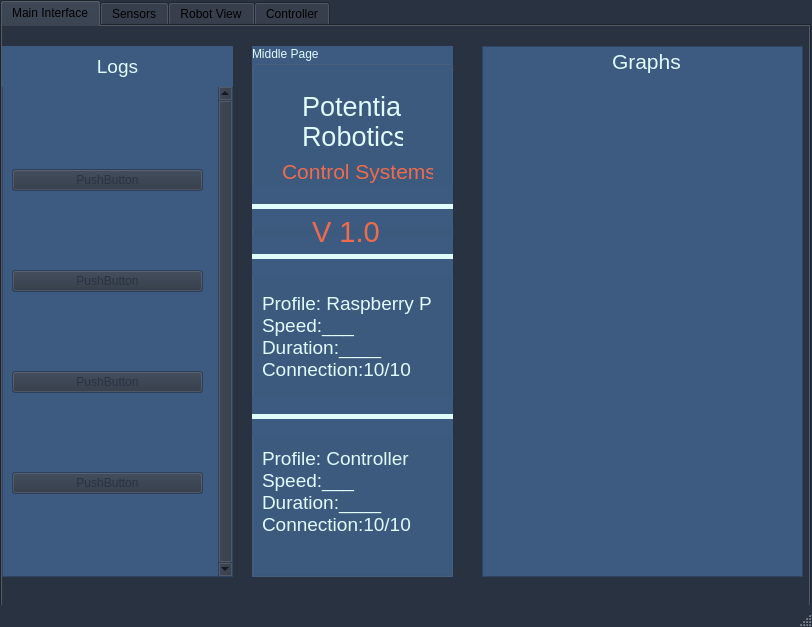
<?xml version="1.0" encoding="UTF-8"?>
<ui version="4.0">
 <class>BaseStation</class>
 <widget class="QMainWindow" name="BaseStation">
  <property name="geometry">
   <rect>
    <x>0</x>
    <y>0</y>
    <width>812</width>
    <height>627</height>
   </rect>
  </property>
  <property name="palette">
   <palette>
    <active>
     <colorrole role="Base">
      <brush brushstyle="SolidPattern">
       <color alpha="255">
        <red>255</red>
        <green>255</green>
        <blue>255</blue>
       </color>
      </brush>
     </colorrole>
     <colorrole role="Window">
      <brush brushstyle="SolidPattern">
       <color alpha="255">
        <red>41</red>
        <green>50</green>
        <blue>65</blue>
       </color>
      </brush>
     </colorrole>
    </active>
    <inactive>
     <colorrole role="Base">
      <brush brushstyle="SolidPattern">
       <color alpha="255">
        <red>255</red>
        <green>255</green>
        <blue>255</blue>
       </color>
      </brush>
     </colorrole>
     <colorrole role="Window">
      <brush brushstyle="SolidPattern">
       <color alpha="255">
        <red>41</red>
        <green>50</green>
        <blue>65</blue>
       </color>
      </brush>
     </colorrole>
    </inactive>
    <disabled>
     <colorrole role="Base">
      <brush brushstyle="SolidPattern">
       <color alpha="255">
        <red>41</red>
        <green>50</green>
        <blue>65</blue>
       </color>
      </brush>
     </colorrole>
     <colorrole role="Window">
      <brush brushstyle="SolidPattern">
       <color alpha="255">
        <red>41</red>
        <green>50</green>
        <blue>65</blue>
       </color>
      </brush>
     </colorrole>
    </disabled>
   </palette>
  </property>
  <property name="windowTitle">
   <string>BaseStation</string>
  </property>
  <property name="autoFillBackground">
   <bool>true</bool>
  </property>
  <widget class="QWidget" name="centralwidget">
   <widget class="QTabWidget" name="tabWidget">
    <property name="geometry">
     <rect>
      <x>0</x>
      <y>0</y>
      <width>811</width>
      <height>611</height>
     </rect>
    </property>
    <property name="palette">
     <palette>
      <active>
       <colorrole role="WindowText">
        <brush brushstyle="SolidPattern">
         <color alpha="255">
          <red>0</red>
          <green>0</green>
          <blue>0</blue>
         </color>
        </brush>
       </colorrole>
       <colorrole role="Button">
        <brush brushstyle="SolidPattern">
         <color alpha="255">
          <red>41</red>
          <green>50</green>
          <blue>65</blue>
         </color>
        </brush>
       </colorrole>
       <colorrole role="Text">
        <brush brushstyle="SolidPattern">
         <color alpha="255">
          <red>224</red>
          <green>251</green>
          <blue>252</blue>
         </color>
        </brush>
       </colorrole>
       <colorrole role="ButtonText">
        <brush brushstyle="SolidPattern">
         <color alpha="255">
          <red>224</red>
          <green>251</green>
          <blue>252</blue>
         </color>
        </brush>
       </colorrole>
       <colorrole role="ToolTipText">
        <brush brushstyle="SolidPattern">
         <color alpha="255">
          <red>224</red>
          <green>251</green>
          <blue>252</blue>
         </color>
        </brush>
       </colorrole>
       <colorrole role="PlaceholderText">
        <brush brushstyle="SolidPattern">
         <color alpha="128">
          <red>224</red>
          <green>251</green>
          <blue>252</blue>
         </color>
        </brush>
       </colorrole>
      </active>
      <inactive>
       <colorrole role="WindowText">
        <brush brushstyle="SolidPattern">
         <color alpha="255">
          <red>0</red>
          <green>0</green>
          <blue>0</blue>
         </color>
        </brush>
       </colorrole>
       <colorrole role="Button">
        <brush brushstyle="SolidPattern">
         <color alpha="255">
          <red>41</red>
          <green>50</green>
          <blue>65</blue>
         </color>
        </brush>
       </colorrole>
       <colorrole role="Text">
        <brush brushstyle="SolidPattern">
         <color alpha="255">
          <red>224</red>
          <green>251</green>
          <blue>252</blue>
         </color>
        </brush>
       </colorrole>
       <colorrole role="ButtonText">
        <brush brushstyle="SolidPattern">
         <color alpha="255">
          <red>224</red>
          <green>251</green>
          <blue>252</blue>
         </color>
        </brush>
       </colorrole>
       <colorrole role="ToolTipText">
        <brush brushstyle="SolidPattern">
         <color alpha="255">
          <red>224</red>
          <green>251</green>
          <blue>252</blue>
         </color>
        </brush>
       </colorrole>
       <colorrole role="PlaceholderText">
        <brush brushstyle="SolidPattern">
         <color alpha="128">
          <red>224</red>
          <green>251</green>
          <blue>252</blue>
         </color>
        </brush>
       </colorrole>
      </inactive>
      <disabled>
       <colorrole role="WindowText">
        <brush brushstyle="SolidPattern">
         <color alpha="255">
          <red>120</red>
          <green>120</green>
          <blue>120</blue>
         </color>
        </brush>
       </colorrole>
       <colorrole role="Button">
        <brush brushstyle="SolidPattern">
         <color alpha="255">
          <red>41</red>
          <green>50</green>
          <blue>65</blue>
         </color>
        </brush>
       </colorrole>
       <colorrole role="Text">
        <brush brushstyle="SolidPattern">
         <color alpha="255">
          <red>120</red>
          <green>120</green>
          <blue>120</blue>
         </color>
        </brush>
       </colorrole>
       <colorrole role="ButtonText">
        <brush brushstyle="SolidPattern">
         <color alpha="255">
          <red>120</red>
          <green>120</green>
          <blue>120</blue>
         </color>
        </brush>
       </colorrole>
       <colorrole role="ToolTipText">
        <brush brushstyle="SolidPattern">
         <color alpha="255">
          <red>224</red>
          <green>251</green>
          <blue>252</blue>
         </color>
        </brush>
       </colorrole>
       <colorrole role="PlaceholderText">
        <brush brushstyle="SolidPattern">
         <color alpha="128">
          <red>0</red>
          <green>0</green>
          <blue>0</blue>
         </color>
        </brush>
       </colorrole>
      </disabled>
     </palette>
    </property>
    <property name="autoFillBackground">
     <bool>true</bool>
    </property>
    <property name="currentIndex">
     <number>0</number>
    </property>
    <property name="movable">
     <bool>false</bool>
    </property>
    <widget class="QWidget" name="MainInterface">
     <property name="palette">
      <palette>
       <active>
        <colorrole role="Base">
         <brush brushstyle="SolidPattern">
          <color alpha="255">
           <red>41</red>
           <green>50</green>
           <blue>65</blue>
          </color>
         </brush>
        </colorrole>
       </active>
       <inactive>
        <colorrole role="Base">
         <brush brushstyle="SolidPattern">
          <color alpha="255">
           <red>41</red>
           <green>50</green>
           <blue>65</blue>
          </color>
         </brush>
        </colorrole>
       </inactive>
       <disabled>
        <colorrole role="Base">
         <brush brushstyle="SolidPattern">
          <color alpha="255">
           <red>41</red>
           <green>50</green>
           <blue>65</blue>
          </color>
         </brush>
        </colorrole>
       </disabled>
      </palette>
     </property>
     <property name="autoFillBackground">
      <bool>true</bool>
     </property>
     <attribute name="title">
      <string>Main Interface</string>
     </attribute>
     <widget class="QGroupBox" name="groupBox">
      <property name="geometry">
       <rect>
        <x>250</x>
        <y>20</y>
        <width>201</width>
        <height>531</height>
       </rect>
      </property>
      <property name="palette">
       <palette>
        <active>
         <colorrole role="WindowText">
          <brush brushstyle="SolidPattern">
           <color alpha="255">
            <red>224</red>
            <green>251</green>
            <blue>252</blue>
           </color>
          </brush>
         </colorrole>
         <colorrole role="Base">
          <brush brushstyle="SolidPattern">
           <color alpha="255">
            <red>255</red>
            <green>255</green>
            <blue>255</blue>
           </color>
          </brush>
         </colorrole>
         <colorrole role="Window">
          <brush brushstyle="SolidPattern">
           <color alpha="255">
            <red>61</red>
            <green>90</green>
            <blue>128</blue>
           </color>
          </brush>
         </colorrole>
        </active>
        <inactive>
         <colorrole role="WindowText">
          <brush brushstyle="SolidPattern">
           <color alpha="255">
            <red>224</red>
            <green>251</green>
            <blue>252</blue>
           </color>
          </brush>
         </colorrole>
         <colorrole role="Base">
          <brush brushstyle="SolidPattern">
           <color alpha="255">
            <red>255</red>
            <green>255</green>
            <blue>255</blue>
           </color>
          </brush>
         </colorrole>
         <colorrole role="Window">
          <brush brushstyle="SolidPattern">
           <color alpha="255">
            <red>61</red>
            <green>90</green>
            <blue>128</blue>
           </color>
          </brush>
         </colorrole>
        </inactive>
        <disabled>
         <colorrole role="WindowText">
          <brush brushstyle="SolidPattern">
           <color alpha="255">
            <red>120</red>
            <green>120</green>
            <blue>120</blue>
           </color>
          </brush>
         </colorrole>
         <colorrole role="Base">
          <brush brushstyle="SolidPattern">
           <color alpha="255">
            <red>61</red>
            <green>90</green>
            <blue>128</blue>
           </color>
          </brush>
         </colorrole>
         <colorrole role="Window">
          <brush brushstyle="SolidPattern">
           <color alpha="255">
            <red>61</red>
            <green>90</green>
            <blue>128</blue>
           </color>
          </brush>
         </colorrole>
        </disabled>
       </palette>
      </property>
      <property name="autoFillBackground">
       <bool>true</bool>
      </property>
      <property name="title">
       <string>Middle Page</string>
      </property>
      <widget class="QLabel" name="label">
       <property name="geometry">
        <rect>
         <x>50</x>
         <y>40</y>
         <width>101</width>
         <height>41</height>
        </rect>
       </property>
       <property name="font">
        <font>
         <pointsize>20</pointsize>
        </font>
       </property>
       <property name="cursor">
        <cursorShape>ArrowCursor</cursorShape>
       </property>
       <property name="frameShadow">
        <enum>QFrame::Sunken</enum>
       </property>
       <property name="text">
        <string>Potentia</string>
       </property>
       <property name="scaledContents">
        <bool>true</bool>
       </property>
      </widget>
      <widget class="QLabel" name="label_2">
       <property name="geometry">
        <rect>
         <x>50</x>
         <y>70</y>
         <width>101</width>
         <height>41</height>
        </rect>
       </property>
       <property name="font">
        <font>
         <pointsize>20</pointsize>
        </font>
       </property>
       <property name="frameShadow">
        <enum>QFrame::Sunken</enum>
       </property>
       <property name="lineWidth">
        <number>2</number>
       </property>
       <property name="text">
        <string>Robotics</string>
       </property>
       <property name="scaledContents">
        <bool>true</bool>
       </property>
      </widget>
      <widget class="QLabel" name="label_3">
       <property name="geometry">
        <rect>
         <x>30</x>
         <y>110</y>
         <width>151</width>
         <height>31</height>
        </rect>
       </property>
       <property name="palette">
        <palette>
         <active>
          <colorrole role="WindowText">
           <brush brushstyle="SolidPattern">
            <color alpha="255">
             <red>238</red>
             <green>108</green>
             <blue>77</blue>
            </color>
           </brush>
          </colorrole>
         </active>
         <inactive>
          <colorrole role="WindowText">
           <brush brushstyle="SolidPattern">
            <color alpha="255">
             <red>238</red>
             <green>108</green>
             <blue>77</blue>
            </color>
           </brush>
          </colorrole>
         </inactive>
         <disabled>
          <colorrole role="WindowText">
           <brush brushstyle="SolidPattern">
            <color alpha="255">
             <red>120</red>
             <green>120</green>
             <blue>120</blue>
            </color>
           </brush>
          </colorrole>
         </disabled>
        </palette>
       </property>
       <property name="font">
        <font>
         <pointsize>16</pointsize>
        </font>
       </property>
       <property name="text">
        <string>Control Systems</string>
       </property>
      </widget>
      <widget class="Line" name="line">
       <property name="geometry">
        <rect>
         <x>0</x>
         <y>140</y>
         <width>201</width>
         <height>41</height>
        </rect>
       </property>
       <property name="palette">
        <palette>
         <active>
          <colorrole role="Light">
           <brush brushstyle="SolidPattern">
            <color alpha="255">
             <red>41</red>
             <green>50</green>
             <blue>65</blue>
            </color>
           </brush>
          </colorrole>
         </active>
         <inactive>
          <colorrole role="Light">
           <brush brushstyle="SolidPattern">
            <color alpha="255">
             <red>41</red>
             <green>50</green>
             <blue>65</blue>
            </color>
           </brush>
          </colorrole>
         </inactive>
         <disabled>
          <colorrole role="Light">
           <brush brushstyle="SolidPattern">
            <color alpha="255">
             <red>41</red>
             <green>50</green>
             <blue>65</blue>
            </color>
           </brush>
          </colorrole>
         </disabled>
        </palette>
       </property>
       <property name="autoFillBackground">
        <bool>true</bool>
       </property>
       <property name="frameShadow">
        <enum>QFrame::Plain</enum>
       </property>
       <property name="lineWidth">
        <number>5</number>
       </property>
       <property name="orientation">
        <enum>Qt::Horizontal</enum>
       </property>
      </widget>
      <widget class="Line" name="line_2">
       <property name="geometry">
        <rect>
         <x>0</x>
         <y>190</y>
         <width>201</width>
         <height>41</height>
        </rect>
       </property>
       <property name="palette">
        <palette>
         <active>
          <colorrole role="Light">
           <brush brushstyle="SolidPattern">
            <color alpha="255">
             <red>41</red>
             <green>50</green>
             <blue>65</blue>
            </color>
           </brush>
          </colorrole>
         </active>
         <inactive>
          <colorrole role="Light">
           <brush brushstyle="SolidPattern">
            <color alpha="255">
             <red>41</red>
             <green>50</green>
             <blue>65</blue>
            </color>
           </brush>
          </colorrole>
         </inactive>
         <disabled>
          <colorrole role="Light">
           <brush brushstyle="SolidPattern">
            <color alpha="255">
             <red>41</red>
             <green>50</green>
             <blue>65</blue>
            </color>
           </brush>
          </colorrole>
         </disabled>
        </palette>
       </property>
       <property name="autoFillBackground">
        <bool>true</bool>
       </property>
       <property name="frameShadow">
        <enum>QFrame::Plain</enum>
       </property>
       <property name="lineWidth">
        <number>5</number>
       </property>
       <property name="orientation">
        <enum>Qt::Horizontal</enum>
       </property>
      </widget>
      <widget class="QLabel" name="label_4">
       <property name="geometry">
        <rect>
         <x>60</x>
         <y>170</y>
         <width>71</width>
         <height>31</height>
        </rect>
       </property>
       <property name="palette">
        <palette>
         <active>
          <colorrole role="WindowText">
           <brush brushstyle="SolidPattern">
            <color alpha="255">
             <red>238</red>
             <green>108</green>
             <blue>77</blue>
            </color>
           </brush>
          </colorrole>
         </active>
         <inactive>
          <colorrole role="WindowText">
           <brush brushstyle="SolidPattern">
            <color alpha="255">
             <red>238</red>
             <green>108</green>
             <blue>77</blue>
            </color>
           </brush>
          </colorrole>
         </inactive>
         <disabled>
          <colorrole role="WindowText">
           <brush brushstyle="SolidPattern">
            <color alpha="255">
             <red>120</red>
             <green>120</green>
             <blue>120</blue>
            </color>
           </brush>
          </colorrole>
         </disabled>
        </palette>
       </property>
       <property name="font">
        <font>
         <pointsize>22</pointsize>
        </font>
       </property>
       <property name="text">
        <string>V 1.0</string>
       </property>
      </widget>
      <widget class="QLabel" name="label_5">
       <property name="geometry">
        <rect>
         <x>10</x>
         <y>240</y>
         <width>171</width>
         <height>101</height>
        </rect>
       </property>
       <property name="font">
        <font>
         <pointsize>14</pointsize>
        </font>
       </property>
       <property name="text">
        <string>Profile: Raspberry Pi
Speed:___
Duration:____
Connection:10/10</string>
       </property>
      </widget>
      <widget class="QLabel" name="label_7">
       <property name="geometry">
        <rect>
         <x>10</x>
         <y>390</y>
         <width>181</width>
         <height>111</height>
        </rect>
       </property>
       <property name="font">
        <font>
         <pointsize>14</pointsize>
        </font>
       </property>
       <property name="text">
        <string>Profile: Controller
Speed:___
Duration:____
Connection:10/10</string>
       </property>
      </widget>
      <widget class="Line" name="line_3">
       <property name="geometry">
        <rect>
         <x>0</x>
         <y>350</y>
         <width>201</width>
         <height>41</height>
        </rect>
       </property>
       <property name="palette">
        <palette>
         <active>
          <colorrole role="Light">
           <brush brushstyle="SolidPattern">
            <color alpha="255">
             <red>41</red>
             <green>50</green>
             <blue>65</blue>
            </color>
           </brush>
          </colorrole>
         </active>
         <inactive>
          <colorrole role="Light">
           <brush brushstyle="SolidPattern">
            <color alpha="255">
             <red>41</red>
             <green>50</green>
             <blue>65</blue>
            </color>
           </brush>
          </colorrole>
         </inactive>
         <disabled>
          <colorrole role="Light">
           <brush brushstyle="SolidPattern">
            <color alpha="255">
             <red>41</red>
             <green>50</green>
             <blue>65</blue>
            </color>
           </brush>
          </colorrole>
         </disabled>
        </palette>
       </property>
       <property name="autoFillBackground">
        <bool>true</bool>
       </property>
       <property name="frameShadow">
        <enum>QFrame::Plain</enum>
       </property>
       <property name="lineWidth">
        <number>5</number>
       </property>
       <property name="orientation">
        <enum>Qt::Horizontal</enum>
       </property>
      </widget>
     </widget>
     <widget class="QScrollArea" name="scrollArea">
      <property name="geometry">
       <rect>
        <x>0</x>
        <y>60</y>
        <width>231</width>
        <height>491</height>
       </rect>
      </property>
      <property name="palette">
       <palette>
        <active>
         <colorrole role="Base">
          <brush brushstyle="SolidPattern">
           <color alpha="255">
            <red>255</red>
            <green>255</green>
            <blue>255</blue>
           </color>
          </brush>
         </colorrole>
         <colorrole role="Window">
          <brush brushstyle="SolidPattern">
           <color alpha="255">
            <red>61</red>
            <green>90</green>
            <blue>128</blue>
           </color>
          </brush>
         </colorrole>
        </active>
        <inactive>
         <colorrole role="Base">
          <brush brushstyle="SolidPattern">
           <color alpha="255">
            <red>255</red>
            <green>255</green>
            <blue>255</blue>
           </color>
          </brush>
         </colorrole>
         <colorrole role="Window">
          <brush brushstyle="SolidPattern">
           <color alpha="255">
            <red>61</red>
            <green>90</green>
            <blue>128</blue>
           </color>
          </brush>
         </colorrole>
        </inactive>
        <disabled>
         <colorrole role="Base">
          <brush brushstyle="SolidPattern">
           <color alpha="255">
            <red>61</red>
            <green>90</green>
            <blue>128</blue>
           </color>
          </brush>
         </colorrole>
         <colorrole role="Window">
          <brush brushstyle="SolidPattern">
           <color alpha="255">
            <red>61</red>
            <green>90</green>
            <blue>128</blue>
           </color>
          </brush>
         </colorrole>
        </disabled>
       </palette>
      </property>
      <property name="verticalScrollBarPolicy">
       <enum>Qt::ScrollBarAlwaysOn</enum>
      </property>
      <property name="horizontalScrollBarPolicy">
       <enum>Qt::ScrollBarAlwaysOff</enum>
      </property>
      <property name="widgetResizable">
       <bool>true</bool>
      </property>
      <widget class="QWidget" name="scrollAreaWidgetContents">
       <property name="geometry">
        <rect>
         <x>0</x>
         <y>0</y>
         <width>212</width>
         <height>489</height>
        </rect>
       </property>
       <widget class="QWidget" name="verticalLayoutWidget">
        <property name="geometry">
         <rect>
          <x>9</x>
          <y>9</y>
          <width>191</width>
          <height>471</height>
         </rect>
        </property>
        <layout class="QVBoxLayout" name="verticalLayout">
         <item>
          <widget class="QPushButton" name="pushButton_2">
           <property name="palette">
            <palette>
             <active>
              <colorrole role="Midlight">
               <brush brushstyle="SolidPattern">
                <color alpha="255">
                 <red>152</red>
                 <green>193</green>
                 <blue>217</blue>
                </color>
               </brush>
              </colorrole>
              <colorrole role="ButtonText">
               <brush brushstyle="SolidPattern">
                <color alpha="255">
                 <red>41</red>
                 <green>50</green>
                 <blue>65</blue>
                </color>
               </brush>
              </colorrole>
             </active>
             <inactive>
              <colorrole role="Midlight">
               <brush brushstyle="SolidPattern">
                <color alpha="255">
                 <red>152</red>
                 <green>193</green>
                 <blue>217</blue>
                </color>
               </brush>
              </colorrole>
              <colorrole role="ButtonText">
               <brush brushstyle="SolidPattern">
                <color alpha="255">
                 <red>41</red>
                 <green>50</green>
                 <blue>65</blue>
                </color>
               </brush>
              </colorrole>
             </inactive>
             <disabled>
              <colorrole role="Midlight">
               <brush brushstyle="SolidPattern">
                <color alpha="255">
                 <red>152</red>
                 <green>193</green>
                 <blue>217</blue>
                </color>
               </brush>
              </colorrole>
              <colorrole role="ButtonText">
               <brush brushstyle="SolidPattern">
                <color alpha="255">
                 <red>120</red>
                 <green>120</green>
                 <blue>120</blue>
                </color>
               </brush>
              </colorrole>
             </disabled>
            </palette>
           </property>
           <property name="text">
            <string>PushButton</string>
           </property>
          </widget>
         </item>
         <item>
          <widget class="QPushButton" name="pushButton">
           <property name="palette">
            <palette>
             <active>
              <colorrole role="Midlight">
               <brush brushstyle="SolidPattern">
                <color alpha="255">
                 <red>152</red>
                 <green>193</green>
                 <blue>217</blue>
                </color>
               </brush>
              </colorrole>
              <colorrole role="ButtonText">
               <brush brushstyle="SolidPattern">
                <color alpha="255">
                 <red>41</red>
                 <green>50</green>
                 <blue>65</blue>
                </color>
               </brush>
              </colorrole>
             </active>
             <inactive>
              <colorrole role="Midlight">
               <brush brushstyle="SolidPattern">
                <color alpha="255">
                 <red>152</red>
                 <green>193</green>
                 <blue>217</blue>
                </color>
               </brush>
              </colorrole>
              <colorrole role="ButtonText">
               <brush brushstyle="SolidPattern">
                <color alpha="255">
                 <red>41</red>
                 <green>50</green>
                 <blue>65</blue>
                </color>
               </brush>
              </colorrole>
             </inactive>
             <disabled>
              <colorrole role="Midlight">
               <brush brushstyle="SolidPattern">
                <color alpha="255">
                 <red>152</red>
                 <green>193</green>
                 <blue>217</blue>
                </color>
               </brush>
              </colorrole>
              <colorrole role="ButtonText">
               <brush brushstyle="SolidPattern">
                <color alpha="255">
                 <red>120</red>
                 <green>120</green>
                 <blue>120</blue>
                </color>
               </brush>
              </colorrole>
             </disabled>
            </palette>
           </property>
           <property name="text">
            <string>PushButton</string>
           </property>
          </widget>
         </item>
         <item>
          <widget class="QPushButton" name="pushButton_4">
           <property name="palette">
            <palette>
             <active>
              <colorrole role="Midlight">
               <brush brushstyle="SolidPattern">
                <color alpha="255">
                 <red>152</red>
                 <green>193</green>
                 <blue>217</blue>
                </color>
               </brush>
              </colorrole>
              <colorrole role="ButtonText">
               <brush brushstyle="SolidPattern">
                <color alpha="255">
                 <red>41</red>
                 <green>50</green>
                 <blue>65</blue>
                </color>
               </brush>
              </colorrole>
             </active>
             <inactive>
              <colorrole role="Midlight">
               <brush brushstyle="SolidPattern">
                <color alpha="255">
                 <red>152</red>
                 <green>193</green>
                 <blue>217</blue>
                </color>
               </brush>
              </colorrole>
              <colorrole role="ButtonText">
               <brush brushstyle="SolidPattern">
                <color alpha="255">
                 <red>41</red>
                 <green>50</green>
                 <blue>65</blue>
                </color>
               </brush>
              </colorrole>
             </inactive>
             <disabled>
              <colorrole role="Midlight">
               <brush brushstyle="SolidPattern">
                <color alpha="255">
                 <red>152</red>
                 <green>193</green>
                 <blue>217</blue>
                </color>
               </brush>
              </colorrole>
              <colorrole role="ButtonText">
               <brush brushstyle="SolidPattern">
                <color alpha="255">
                 <red>120</red>
                 <green>120</green>
                 <blue>120</blue>
                </color>
               </brush>
              </colorrole>
             </disabled>
            </palette>
           </property>
           <property name="text">
            <string>PushButton</string>
           </property>
          </widget>
         </item>
         <item>
          <widget class="QPushButton" name="pushButton_3">
           <property name="palette">
            <palette>
             <active>
              <colorrole role="Midlight">
               <brush brushstyle="SolidPattern">
                <color alpha="255">
                 <red>152</red>
                 <green>193</green>
                 <blue>217</blue>
                </color>
               </brush>
              </colorrole>
              <colorrole role="ButtonText">
               <brush brushstyle="SolidPattern">
                <color alpha="255">
                 <red>41</red>
                 <green>50</green>
                 <blue>65</blue>
                </color>
               </brush>
              </colorrole>
             </active>
             <inactive>
              <colorrole role="Midlight">
               <brush brushstyle="SolidPattern">
                <color alpha="255">
                 <red>152</red>
                 <green>193</green>
                 <blue>217</blue>
                </color>
               </brush>
              </colorrole>
              <colorrole role="ButtonText">
               <brush brushstyle="SolidPattern">
                <color alpha="255">
                 <red>41</red>
                 <green>50</green>
                 <blue>65</blue>
                </color>
               </brush>
              </colorrole>
             </inactive>
             <disabled>
              <colorrole role="Midlight">
               <brush brushstyle="SolidPattern">
                <color alpha="255">
                 <red>152</red>
                 <green>193</green>
                 <blue>217</blue>
                </color>
               </brush>
              </colorrole>
              <colorrole role="ButtonText">
               <brush brushstyle="SolidPattern">
                <color alpha="255">
                 <red>120</red>
                 <green>120</green>
                 <blue>120</blue>
                </color>
               </brush>
              </colorrole>
             </disabled>
            </palette>
           </property>
           <property name="text">
            <string>PushButton</string>
           </property>
          </widget>
         </item>
        </layout>
       </widget>
      </widget>
     </widget>
     <widget class="QLabel" name="label_6">
      <property name="geometry">
       <rect>
        <x>0</x>
        <y>20</y>
        <width>231</width>
        <height>41</height>
       </rect>
      </property>
      <property name="palette">
       <palette>
        <active>
         <colorrole role="WindowText">
          <brush brushstyle="SolidPattern">
           <color alpha="255">
            <red>224</red>
            <green>251</green>
            <blue>252</blue>
           </color>
          </brush>
         </colorrole>
         <colorrole role="Base">
          <brush brushstyle="SolidPattern">
           <color alpha="255">
            <red>255</red>
            <green>255</green>
            <blue>255</blue>
           </color>
          </brush>
         </colorrole>
         <colorrole role="Window">
          <brush brushstyle="SolidPattern">
           <color alpha="255">
            <red>61</red>
            <green>90</green>
            <blue>128</blue>
           </color>
          </brush>
         </colorrole>
        </active>
        <inactive>
         <colorrole role="WindowText">
          <brush brushstyle="SolidPattern">
           <color alpha="255">
            <red>224</red>
            <green>251</green>
            <blue>252</blue>
           </color>
          </brush>
         </colorrole>
         <colorrole role="Base">
          <brush brushstyle="SolidPattern">
           <color alpha="255">
            <red>255</red>
            <green>255</green>
            <blue>255</blue>
           </color>
          </brush>
         </colorrole>
         <colorrole role="Window">
          <brush brushstyle="SolidPattern">
           <color alpha="255">
            <red>61</red>
            <green>90</green>
            <blue>128</blue>
           </color>
          </brush>
         </colorrole>
        </inactive>
        <disabled>
         <colorrole role="WindowText">
          <brush brushstyle="SolidPattern">
           <color alpha="255">
            <red>120</red>
            <green>120</green>
            <blue>120</blue>
           </color>
          </brush>
         </colorrole>
         <colorrole role="Base">
          <brush brushstyle="SolidPattern">
           <color alpha="255">
            <red>61</red>
            <green>90</green>
            <blue>128</blue>
           </color>
          </brush>
         </colorrole>
         <colorrole role="Window">
          <brush brushstyle="SolidPattern">
           <color alpha="255">
            <red>61</red>
            <green>90</green>
            <blue>128</blue>
           </color>
          </brush>
         </colorrole>
        </disabled>
       </palette>
      </property>
      <property name="font">
       <font>
        <pointsize>14</pointsize>
       </font>
      </property>
      <property name="autoFillBackground">
       <bool>true</bool>
      </property>
      <property name="text">
       <string>Logs</string>
      </property>
      <property name="alignment">
       <set>Qt::AlignCenter</set>
      </property>
     </widget>
     <widget class="QFrame" name="frame">
      <property name="geometry">
       <rect>
        <x>480</x>
        <y>20</y>
        <width>321</width>
        <height>531</height>
       </rect>
      </property>
      <property name="palette">
       <palette>
        <active>
         <colorrole role="Base">
          <brush brushstyle="SolidPattern">
           <color alpha="255">
            <red>255</red>
            <green>255</green>
            <blue>255</blue>
           </color>
          </brush>
         </colorrole>
         <colorrole role="Window">
          <brush brushstyle="SolidPattern">
           <color alpha="255">
            <red>61</red>
            <green>90</green>
            <blue>128</blue>
           </color>
          </brush>
         </colorrole>
        </active>
        <inactive>
         <colorrole role="Base">
          <brush brushstyle="SolidPattern">
           <color alpha="255">
            <red>255</red>
            <green>255</green>
            <blue>255</blue>
           </color>
          </brush>
         </colorrole>
         <colorrole role="Window">
          <brush brushstyle="SolidPattern">
           <color alpha="255">
            <red>61</red>
            <green>90</green>
            <blue>128</blue>
           </color>
          </brush>
         </colorrole>
        </inactive>
        <disabled>
         <colorrole role="Base">
          <brush brushstyle="SolidPattern">
           <color alpha="255">
            <red>61</red>
            <green>90</green>
            <blue>128</blue>
           </color>
          </brush>
         </colorrole>
         <colorrole role="Window">
          <brush brushstyle="SolidPattern">
           <color alpha="255">
            <red>61</red>
            <green>90</green>
            <blue>128</blue>
           </color>
          </brush>
         </colorrole>
        </disabled>
       </palette>
      </property>
      <property name="autoFillBackground">
       <bool>true</bool>
      </property>
      <property name="frameShape">
       <enum>QFrame::StyledPanel</enum>
      </property>
      <property name="frameShadow">
       <enum>QFrame::Raised</enum>
      </property>
      <widget class="QLabel" name="label_8">
       <property name="geometry">
        <rect>
         <x>130</x>
         <y>0</y>
         <width>71</width>
         <height>31</height>
        </rect>
       </property>
       <property name="palette">
        <palette>
         <active>
          <colorrole role="WindowText">
           <brush brushstyle="SolidPattern">
            <color alpha="255">
             <red>224</red>
             <green>251</green>
             <blue>252</blue>
            </color>
           </brush>
          </colorrole>
         </active>
         <inactive>
          <colorrole role="WindowText">
           <brush brushstyle="SolidPattern">
            <color alpha="255">
             <red>224</red>
             <green>251</green>
             <blue>252</blue>
            </color>
           </brush>
          </colorrole>
         </inactive>
         <disabled>
          <colorrole role="WindowText">
           <brush brushstyle="SolidPattern">
            <color alpha="255">
             <red>120</red>
             <green>120</green>
             <blue>120</blue>
            </color>
           </brush>
          </colorrole>
         </disabled>
        </palette>
       </property>
       <property name="font">
        <font>
         <pointsize>16</pointsize>
        </font>
       </property>
       <property name="text">
        <string>Graphs</string>
       </property>
      </widget>
     </widget>
    </widget>
    <widget class="QWidget" name="Sensors">
     <attribute name="title">
      <string>Sensors</string>
     </attribute>
    </widget>
    <widget class="QWidget" name="RobotView">
     <attribute name="title">
      <string>Robot View</string>
     </attribute>
    </widget>
    <widget class="QWidget" name="tab_2">
     <attribute name="title">
      <string>Controller</string>
     </attribute>
    </widget>
   </widget>
  </widget>
  <widget class="QStatusBar" name="statusbar"/>
 </widget>
 <resources/>
 <connections/>
</ui>
